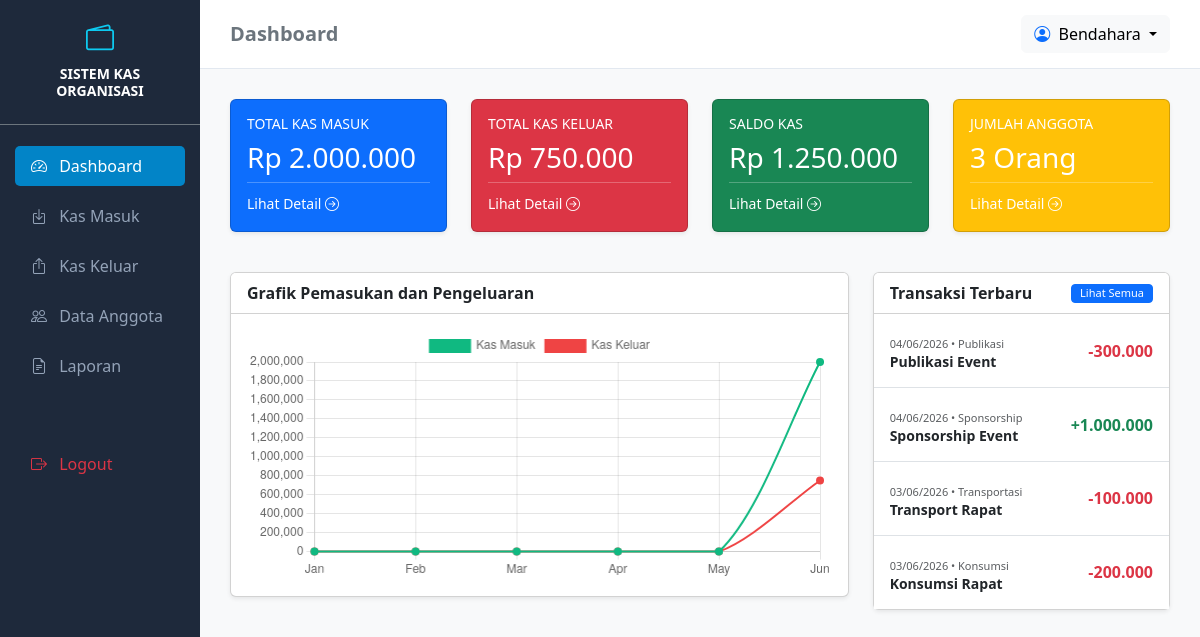
/dashboard.php (signed in), run on the app's committed database.
### tables this page shows
CREATE TABLE `kas` (
  `id` int(11) NOT NULL,
  `tanggal` date NOT NULL,
  `kategori_id` int(11) NOT NULL,
  `jenis` enum('masuk','keluar') NOT NULL,
  `nominal` decimal(12,2) NOT NULL,
  `keterangan` text DEFAULT NULL
);

CREATE TABLE `kategori` (
  `id` int(11) NOT NULL,
  `nama_kategori` varchar(50) NOT NULL,
  `jenis` enum('masuk','keluar') NOT NULL
);

### dashboard.php (the view, shortened to what this page needs)
<?php
include 'header.php';
$masuk = mysqli_fetch_assoc(mysqli_query($conn, "SELECT SUM(nominal) as total FROM kas WHERE jenis='masuk'"))['total'] ?? 0;
$keluar = mysqli_fetch_assoc(mysqli_query($conn, "SELECT SUM(nominal) as total FROM kas WHERE jenis='keluar'"))['total'] ?? 0;
$saldo = $masuk - $keluar;
$anggota = mysqli_fetch_assoc(mysqli_query($conn, "SELECT COUNT(*) as total FROM anggota"))['total'] ?? 0;
$months = ['01', '02', '03', '04', '05', '06'];
$chart_masuk = [];
$chart_keluar = [];
foreach ($months as $m) {
    $m_query = "2026-" . $m;
    $in = mysqli_fetch_assoc(mysqli_query($conn, "SELECT SUM(nominal) as total FROM kas WHERE jenis='masuk' AND DATE_FORMAT(tanggal, '%Y-%m') = '$m_query'"))['total'] ?? 0;
    $out = mysqli_fetch_assoc(mysqli_query($conn, "SELECT SUM(nominal) as total FROM kas WHERE jenis='keluar' AND DATE_FORMAT(tanggal, '%Y-%m') = '$m_query'"))['total'] ?? 0;
    $chart_masuk[] = $in;
    $chart_keluar[] = $out;
}
?>
<div class="row mb-4">
    <div class="col-md-3">
        <div class="card text-white bg-primary mb-3 shadow-sm">
            <div class="card-body">
                <h6 class="card-title text-uppercase small">TOTAL KAS MASUK</h6>
                <h3>Rp <?= number_format($masuk, 0, ',', '.') ?></h3>
                <hr class="my-2">
                <a href="kas_masuk.php" class="text-white text-decoration-none small">Lihat Detail <i class="bi bi-arrow-right-circle"></i></a>
            </div>
        </div>
    </div>
    <div class="col-md-3">
        <div class="card text-white bg-danger mb-3 shadow-sm">
            <div class="card-body">
                <h6 class="card-title text-uppercase small">TOTAL KAS KELUAR</h6>
                <h3>Rp <?= number_format($keluar, 0, ',', '.') ?></h3>
                <hr class="my-2">
                <a href="kas_keluar.php" class="text-white text-decoration-none small">Lihat Detail <i class="bi bi-arrow-right-circle"></i></a>
            </div>
        </div>
    </div>
    <div class="col-md-3">
        <div class="card text-white bg-success mb-3 shadow-sm">
            <div class="card-body">
                <h6 class="card-title text-uppercase small">SALDO KAS</h6>
                <h3>Rp <?= number_format($saldo, 0, ',', '.') ?></h3>
                <hr class="my-2">
                <a href="laporan.php" class="text-white text-decoration-none small">Lihat Detail <i class="bi bi-arrow-right-circle"></i></a>
            </div>
        </div>
    </div>
    <div class="col-md-3">
        <div class="card text-white bg-warning mb-3 shadow-sm">
            <div class="card-body">
                <h6 class="card-title text-uppercase small">JUMLAH ANGGOTA</h6>
                <h3><?= $anggota ?> Orang</h3>
                <hr class="my-2">
                <a href="anggota.php" class="text-white text-decoration-none small">Lihat Detail <i class="bi bi-arrow-right-circle"></i></a>
            </div>
        </div>
    </div>
</div>
<div class="row">
    <div class="col-md-8">
        <div class="card mb-4 shadow-sm">
            <div class="card-header bg-white fw-bold">Grafik Pemasukan dan Pengeluaran</div>
            <div class="card-body">
                <canvas id="keuanganChart" style="height: 250px; width: 100%;"></canvas>
            </div>
        </div>
    </div>
    <div class="col-md-4">
        <div class="card mb-4 shadow-sm">
            <div class="card-header bg-white fw-bold d-flex justify-content-between align-items-center">
                <span>Transaksi Terbaru</span>
                <a href="laporan.php" class="btn btn-primary btn-sm px-2 py-0" style="font-size: 11px;">Lihat Semua</a>
            </div>
            <div class="card-body p-0">
                <ul class="list-group list-group-flush">
                    <?php
                    $recent = mysqli_query($conn, "SELECT kas.*, kategori.nama_kategori FROM kas JOIN kategori ON kas.kategori_id=kategori.id ORDER BY kas.tanggal DESC, kas.id DESC LIMIT 4");
                    while($row = mysqli_fetch_assoc($recent)):
                    ?>
                    <li class="list-group-item d-flex justify-content-between align-items-center py-3">
                        <div>
                            <small class="text-muted" style="font-size: 11px;"><?= date('d/m/Y', strtotime($row['tanggal'])) ?> &bull; <?= $row['nama_kategori'] ?></small>
                            <h6 class="mb-0 small fw-bold text-dark"><?= $row['keterangan'] ?></h6>
                        </div>
                        <span class="fw-bold <?= $row['jenis'] == 'masuk' ? 'text-success' : 'text-danger' ?>">
                            <?= $row['jenis'] == 'masuk' ? '+' : '-' ?><?= number_format($row['nominal'], 0, ',', '.') ?>
                        </span>
                    </li>
                    <?php endwhile; ?>
                </ul>
            </div>
        </div>
    </div>
</div>
</div>
</div>
</div>
</div>
<script>
const ctx = document.getElementById('keuanganChart').getContext('2d');
new Chart(ctx, {
    type: 'line',
    data: {
        labels: ['Jan', 'Feb', 'Mar', 'Apr', 'May', 'Jun'],
        datasets: [
            {
                label: 'Kas Masuk',
                data: <?= json_encode($chart_masuk) ?>,
                borderColor: '#10b981',
                backgroundColor: '#10b981',
                tension: 0.3,
                borderWidth: 2
            },
            {
                label: 'Kas Keluar',
                data: <?= json_encode($chart_keluar) ?>,
                borderColor: '#ef4444',
                backgroundColor: '#ef4444',
                tension: 0.3,
                borderWidth: 2
            }
        ]
    },
    options: {
        responsive: true,
        maintainAspectRatio: false,
        plugins: {
            legend: { position: 'top' }
        }
    }
});
</script>
</body>
</html>

### header.php (shortened to what this page needs)
<?php
$current_page = basename($_SERVER['PHP_SELF']);
?>
<!DOCTYPE html>
<html lang="id">
<head>
    <link href="https://cdn.jsdelivr.net/npm/bootstrap@5.3.0/dist/css/bootstrap.min.css" rel="stylesheet">
    <link rel="stylesheet" href="https://cdn.jsdelivr.net/npm/bootstrap-icons@1.10.5/font/bootstrap-icons.css">
</head>
<body>
<div class="container-fluid">
    <div class="row">
        <div class="col-md-2 p-0 sidebar">
            <div class="p-3 text-center border-bottom border-secondary">
                <i class="bi bi-wallet2 fs-3 text-info"></i>
                <h6 class="mt-2 fw-bold text-white small">SISTEM KAS ORGANISASI</h6>
            </div>
            <ul class="nav flex-column mt-3">
                <li class="nav-item">
                    <a class="nav-link <?= $current_page == 'dashboard.php' ? 'active' : ''; ?>" href="dashboard.php">
                        <i class="bi bi-speedometer2 me-2"></i> Dashboard
                    </a>
                </li>
                <li class="nav-item">
                    <a class="nav-link <?= $current_page == 'kas_masuk.php' ? 'active' : ''; ?>" href="kas_masuk.php">
                        <i class="bi bi-box-arrow-in-down me-2"></i> Kas Masuk
                    </a>
                </li>
                <li class="nav-item">
                    <a class="nav-link <?= $current_page == 'kas_keluar.php' ? 'active' : ''; ?>" href="kas_keluar.php">
                        <i class="bi bi-box-arrow-up me-2"></i> Kas Keluar
                    </a>
                </li>
                <li class="nav-item">
                    <a class="nav-link <?= $current_page == 'anggota.php' ? 'active' : ''; ?>" href="anggota.php">
                        <i class="bi bi-people me-2"></i> Data Anggota
                    </a>
                </li>
                <li class="nav-item">
                    <a class="nav-link <?= $current_page == 'laporan.php' ? 'active' : ''; ?>" href="laporan.php">
                        <i class="bi bi-file-earmark-text me-2"></i> Laporan
                    </a>
                </li>
                <li class="nav-item mt-5">
                    <a class="nav-link text-danger" href="logout.php">
                        <i class="bi bi-box-arrow-right me-2"></i> Logout
                    </a>
                </li>
            </ul>
        </div>
        <div class="col-md-10 p-0">
            <div class="header-top d-flex justify-content-between align-items-center">
                <h5 class="m-0 fw-bold text-secondary">
                    <?php
                        if($current_page == 'dashboard.php') echo 'Dashboard';
                        elseif($current_page == 'kas_masuk.php') echo 'Kas Masuk';
                        elseif($current_page == 'kas_keluar.php') echo 'Kas Keluar';
                        elseif($current_page == 'anggota.php') echo 'Data Anggota';
                        elseif($current_page == 'laporan.php') echo 'Laporan Keuangan';
                    ?>
                </h5>
                <div class="dropdown">
                    <button class="btn btn-light dropdown-toggle" type="button" data-bs-toggle="dropdown">
                        <i class="bi bi-person-circle me-1 text-primary"></i> <?= $_SESSION['nama_lengkap'] ?>
                    </button>
                </div>
            </div>
            <div class="content-area">

### header.php (style rules this page uses)
body { background-color: #f8f9fa; }
.sidebar { min-height: 100vh; background-color: #1e293b; color: white; }
.sidebar .nav-link { color: #94a3b8; border-radius: 5px; margin: 5px 15px; }
.sidebar .nav-link.active, .sidebar .nav-link:hover { color: white; background-color: #0284c7; }
.header-top { background-color: white; border-bottom: 1px solid #e2e8f0; padding: 15px 30px; }
.content-area { padding: 30px; }

### data on the page
kas: tanggal "04/06/2026", kategori.nama_kategori "Publikasi", keterangan "Publikasi Event", nominal "300.000"
kas: tanggal "04/06/2026", kategori.nama_kategori "Sponsorship", keterangan "Sponsorship Event", nominal "1.000.000"
kas: tanggal "03/06/2026", kategori.nama_kategori "Transportasi", keterangan "Transport Rapat", nominal "100.000"
kas: tanggal "03/06/2026", kategori.nama_kategori "Konsumsi", keterangan "Konsumsi Rapat", nominal "200.000"

### other printed values
$_SESSION['nama_lengkap'] "Bendahara"
$masuk "2.000.000"
$keluar "750.000"
$saldo "1.250.000"
$anggota "3"
chart data {{ json_encode($chart_masuk) }} [0,0,0,0,0,"2000000.00"]
chart data {{ json_encode($chart_keluar) }} [0,0,0,0,0,"750000.00"]
